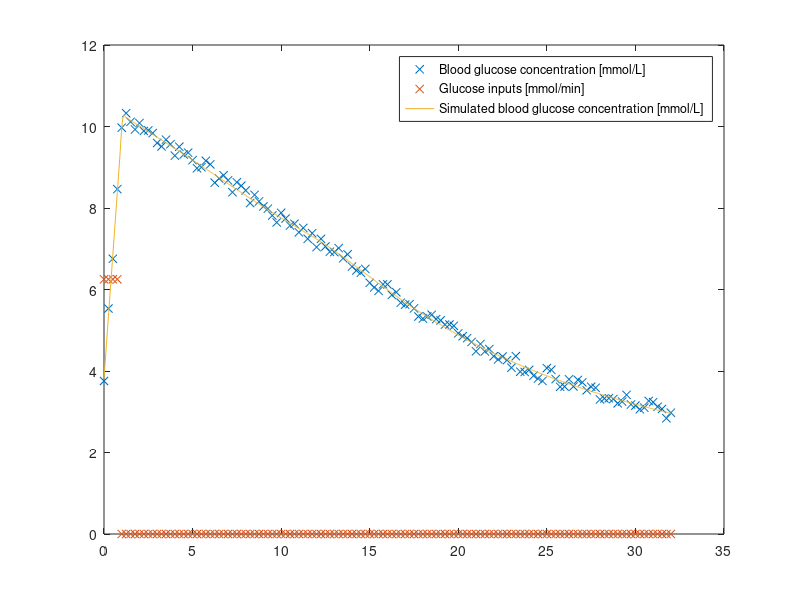

Write the MATLAB code that produced this figure.
%% INTEGRAL METHOD
clear; clc; close all

%% LOAD DATA
data = load("IM_data/IM_Data_2.mat")
t = data.t
U = data.U
G = data.G
Q = data.Q
t_sim = data.t_Sim
G_ID_Sim = data.G_ID_Sim

GQ = G.*Q;

p = 0.025;

delta_t = t(2)-t(1)
V = 4 % [L]

%% SET TRAPEZIUM INTERVAL
interval = 3 % larger interval can lose information if rapid changes are present, i.e. occuring inside the interval
n = length(t)

%% PLOT
plot(t, [G U], 'x')
hold on

X = zeros(n,1);
Y = zeros(n,1);

%% MAIN LOOP
for i = 1:n-interval
    % sum the ends of the trapezium and then add everything in between
    % define trapeziums

    % original equation is:
    % G_dot = -p*G + U/V - SI*(G*Q)
    % rearrange for SI and GQ
    % SI(GQ) = -p*G + U/V - G_dot

    G_trapezium = (0.5*delta_t)*(G(i) + G(i+interval) + 2*sum(G(i+1:i+interval-1)));
    U_trapezium = (0.5*delta_t)*(U(i) + U(i+interval) + 2*sum(U(i+1:i+interval-1)));
    GQ_trapezium = (0.5*delta_t)*(GQ(i) + GQ(i+interval) + 2*sum(GQ(i+1:i+interval-1)));

    % difference between current value and next value (depending on
    % interval) gives derivative
    G_difference = G(i+interval) - G(i);

    % fill X and Y matrices, rearrange left side (X) for unknown qty, Y
    % with everything else
    X(i) = GQ_trapezium;
    Y(i) = -G_difference - p*G_trapezium + U_trapezium/V; % makes more sense this way
end

% this is pseudoinverse, should give same answer,
% backslash is more numerically stable and faster acc to matlab
SI = inv(X'*X)*X'*Y
SI = X\Y

%% PLOT FORWARD SIM
hold on
plot(t_sim, G_ID_Sim)
legend("Blood glucose concentration [mmol/L]", "Glucose inputs [mmol/min]", "Simulated blood glucose concentration [mmol/L]")